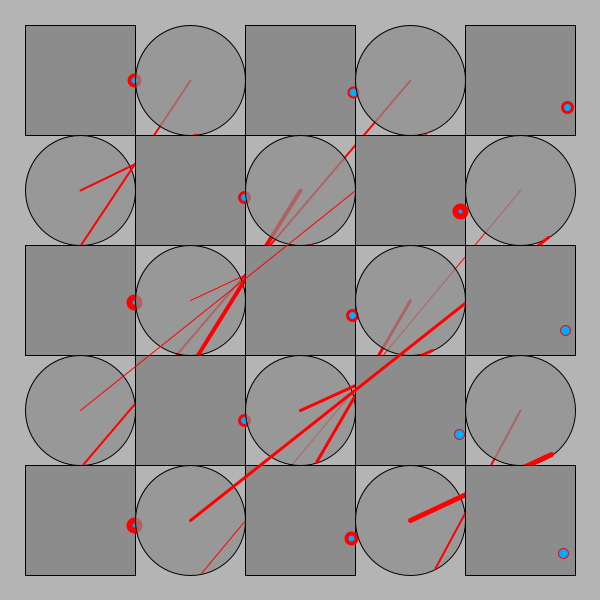
Frame 1 (no input)
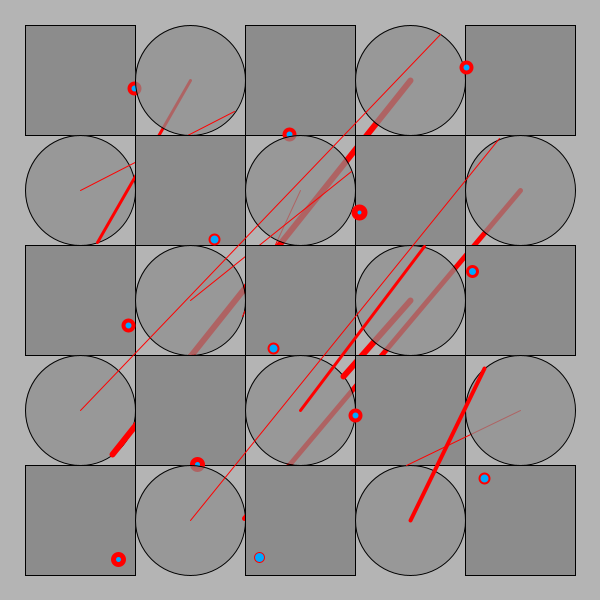
Frame 60 (the mouse pressed at the canvas centre just before this capture)
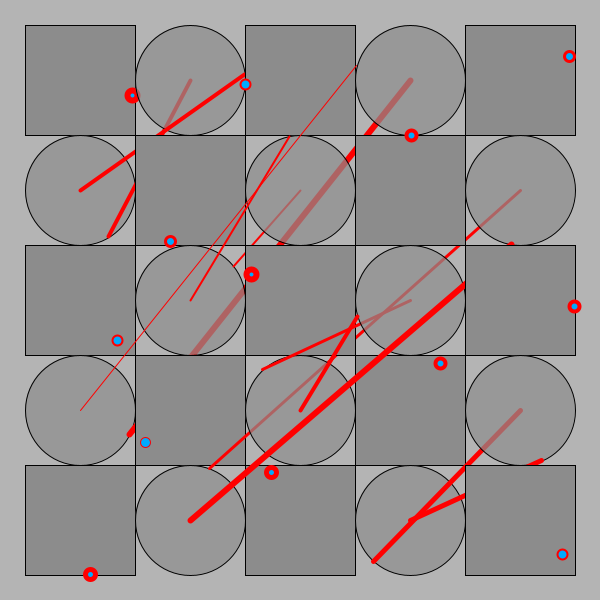
Frame 120 (the mouse held since frame 60 and released just before this capture)

The Processing sketch that drew these frames (run headless with seeded random() and noise(); from frame 60 on, the mouse is pressed at the canvas centre):

// Processing sketch: processing_151511
// ── processing_151511.pde

/*
 * Creative Coding
 * Week 2, 04 - The Clocks
 * by Indae Hwang and Jon McCormack
 * Copyright (c) 2014 Monash University
 *
 * This program draws a grid of circular "clocks", whose hands move according to the elasped time.
 * The higher the clock number the faster it moves, the first clock takes 1 min to go all the way around.
 * The function "movingCircle" is used to draw each clock. It is passed the position, size and hand angle
 * as arguments.
 * 
 */

void setup() {
  size(600, 600);
  background(180);
  rectMode(CENTER);
  noStroke();
}


void draw() {
  background(180);
  noStroke();

  int num = 5;
  int margin = 80;

  float gutter = 0; //distance between each cell
  float cellsize = ( width - (2 * margin) - gutter * (num - 1) ) / (num - 1);

  int circleNumber = 0; // counter

  for (int i=0; i<num; i++) {
    for (int j=0; j<num; j++) {
      ++circleNumber;

      float tx = margin + cellsize * i + gutter * i;
      float ty = margin + cellsize * j + gutter * j;
      if (circleNumber%2==0){
        movingCircle(tx, ty, cellsize, circleNumber * TWO_PI * millis() / 60000.0);}
      else{
        movingSquare(tx, ty, cellsize, circleNumber * TWO_PI * millis() / 60000.0);}
      }
    
  }
}//end of draw 


void movingCircle(float x, float y, float size, float angle) {

  // calculate endpoint of the line
  float tempX = x + (size / 2) * sin(angle);
  float tempY = y + (size / 2) * cos(angle);

  stroke(0);
  strokeWeight(1);
  fill(140, 180);
  ellipse(x, y, size, size); // circle
  
  int pulsate = int(random(1, 7));
  strokeWeight(pulsate);
  stroke(255, 0, 0);
  line(y, x, tempX, tempY); // red line
}

void movingSquare(float x, float y, float size, float angle) {
  
    // calculate endpoint of the line
  float tempX = x + (size / 2) * cos(angle);
  float tempY = y + (size / 2) * sin(angle);
  stroke(0);
  strokeWeight(1);
  fill(140, 255);
  rect(x, y, size, size); // square
  
  int pulsate = int(random(1, 7));
  strokeWeight(pulsate);
  stroke(255, 0, 0);
  //line(y, x, tempX, tempY);
  fill(0,170,255);
  ellipse(tempX, tempY, 10, 10);
}
